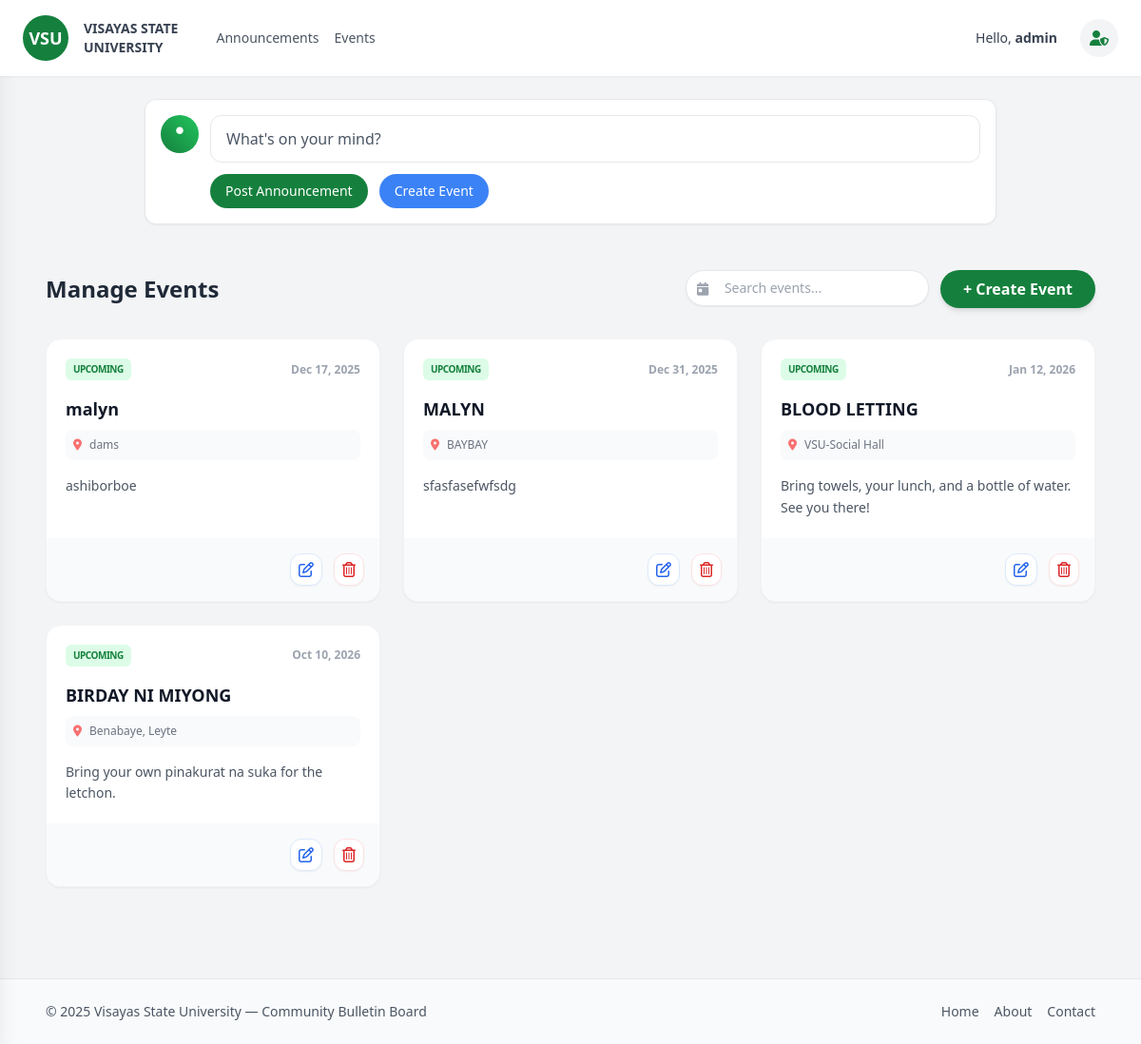
Screenshot of /dashboard.php?content=manageEvent (signed in) with the database file from the repository.
### tables this page shows
CREATE TABLE `events` (
  `event_id` int NOT NULL,
  `title` varchar(150) NOT NULL,
  `description` text NOT NULL,
  `event_date` date NOT NULL,
  `location` varchar(150) DEFAULT NULL,
  `posted_by` int DEFAULT NULL,
  `posted_at` timestamp NULL DEFAULT CURRENT_TIMESTAMP
);

### manage_events.php (the view, shortened to what this page needs)
<?php
require_once 'config.php';
$stmt = $pdo->prepare("SELECT e.*, u.full_name FROM events e LEFT JOIN users u ON e.posted_by = u.user_id ORDER BY e.event_date ASC");
$stmt->execute();
$events = $stmt->fetchAll();
?>
<div class="p-4 md:p-6">
  <div class="flex flex-col md:flex-row md:items-center justify-between gap-4 mb-8">
    <h2 class="text-xl md:text-2xl font-bold text-gray-800">Manage Events</h2>
    <div class="flex flex-col sm:flex-row gap-3 w-full md:w-auto">
        <div class="relative w-full sm:w-64">
            <span class="absolute inset-y-0 left-3 flex items-center text-gray-400">
                <i class="fa-solid fa-calendar-day text-sm"></i>
            </span>
            <input type="text" id="searchInput" placeholder="Search events..."
                   class="pl-10 pr-4 py-2 w-full border rounded-full text-sm outline-none focus:ring-2 focus:ring-green-500 shadow-sm">
        </div>
        <button onclick="openModal('event', 'add')"
                class="bg-green-700 text-white px-6 py-2 rounded-full font-semibold hover:bg-green-800 shadow-md transition text-center">
          + Create Event
        </button>
    </div>
  </div>
  <div class="grid grid-cols-1 sm:grid-cols-2 lg:grid-cols-3 gap-4 md:gap-6">
    <?php foreach ($events as $ev): ?>
      <?php $eventDate = date('M d, Y', strtotime($ev['event_date'])); ?>
      <div class="content-item bg-white rounded-2xl shadow-sm border border-gray-100 overflow-hidden flex flex-col justify-between hover:shadow-md transition-shadow" data-aos="fade-up"
           data-title="<?= htmlspecialchars($ev['title']) ?>"
           data-date="<?= $eventDate ?>">
        <div class="p-5">
          <div class="flex items-center justify-between mb-4">
             <span class="bg-green-100 text-green-700 text-[10px] font-extrabold px-2 py-1 rounded-md uppercase tracking-tighter">Upcoming</span>
             <span class="text-xs text-gray-400 font-bold"><?= $eventDate ?></span>
          </div>
          <h3 class="text-lg font-bold text-gray-900 mb-2 truncate"><?= htmlspecialchars($ev['title']) ?></h3>
          <p class="text-gray-500 text-xs mb-4 flex items-center gap-2 bg-gray-50 p-2 rounded-lg">
            <i class="fa-solid fa-location-dot text-red-400"></i> <?= htmlspecialchars($ev['location']) ?>
          </p>
          <p class="text-gray-600 text-sm line-clamp-2 leading-relaxed"><?= htmlspecialchars($ev['description']) ?></p>
        </div>
        <div class="bg-gray-50 p-4 flex justify-end gap-3">
            <button onclick="openModal('event', 'edit', <?= $ev['event_id'] ?>, '<?= addslashes($ev['title']) ?>', '<?= addslashes($ev['description']) ?>', '<?= $ev['event_date'] ?>', '<?= addslashes($ev['location']) ?>')"
                    class="flex-1 sm:flex-none justify-center flex items-center gap-2 p-2 text-blue-600 bg-white border border-blue-100 rounded-xl hover:bg-blue-50 transition shadow-sm btn-animate">
              <i class="fa-regular fa-pen-to-square"></i> <span class="sm:hidden text-xs font-bold uppercase">Edit</span>
            </button>
            <form method="POST" action="process_manage.php" onsubmit="return confirm('Delete?');" class="flex-1 sm:flex-none">
              <button type="submit" class="w-full justify-center flex items-center gap-2 p-2 text-red-600 bg-white border border-red-100 rounded-xl hover:bg-red-50 transition shadow-sm btn-animate">
                <i class="fa-regular fa-trash-can"></i> <span class="sm:hidden text-xs font-bold uppercase">Delete</span>
              </button>
            </form>
        </div>
      </div>
    <?php endforeach; ?>
  </div>
</div>

### dashboard.php (style rules this page uses)
.btn-animate { transition: transform .18s ease, box-shadow .18s ease; }
.content-item { transition: transform .22s ease, box-shadow .22s ease; }

### rows the page displays
events: event_date "Dec 17, 2025", title "malyn", location "dams", description "ashiborboe"
events: event_date "Dec 31, 2025", title "MALYN", location "BAYBAY", description "sfasfasefwfsdg"
events: event_date "Jan 12, 2026", title "BLOOD LETTING", location "VSU-Social Hall", description "Bring towels, your lunch, and a bottle of water. See you there!"
events: event_date "Oct 10, 2026", title "BIRDAY NI MIYONG", location "Benabaye, Leyte", description "Bring your own pinakurat na suka for the letchon."

### other values shown
$_SESSION['username'] "admin"
